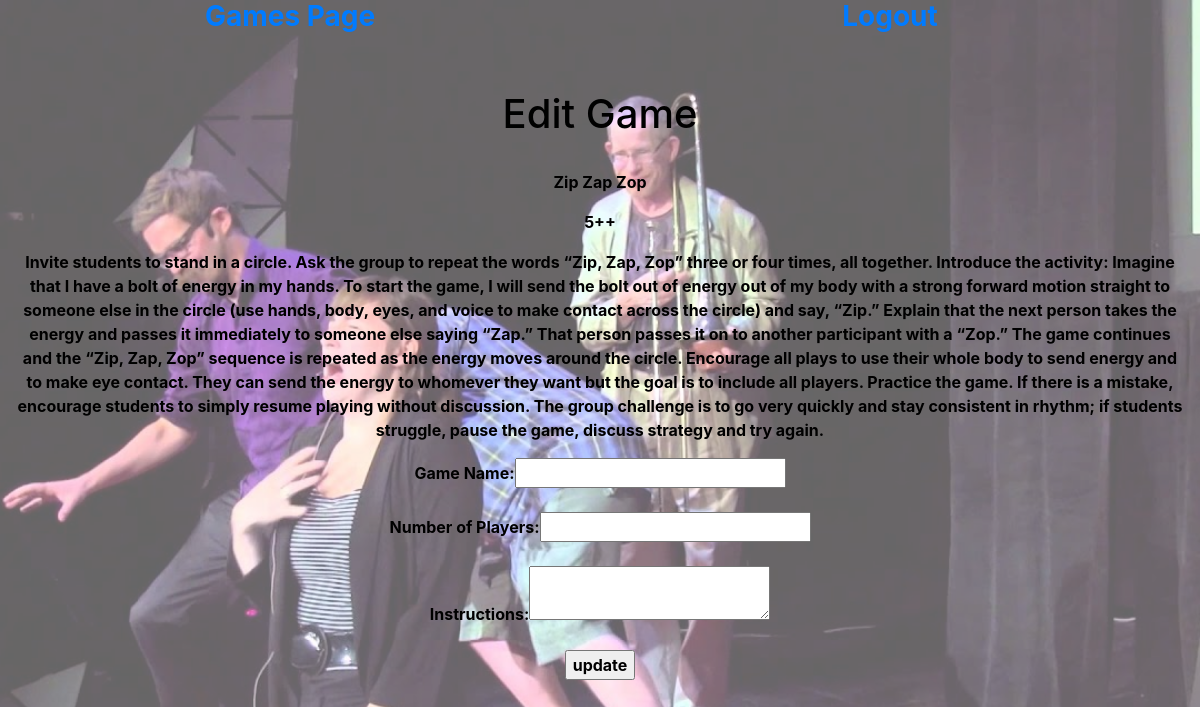
The page /games/15/edit on the database its author committed.
### games/models.py (models this page shows)
class Game(models.Model):
    game_name = models.TextField()
    number_of_players = models.TextField()
    instructions = models.TextField()
    creator = models.ForeignKey(User, related_name = 'games', on_delete = models.CASCADE)
    created_at = models.DateTimeField(auto_now_add = True)
    updated_at = models.DateTimeField(auto_now = True)
    objects = GameManager()

### games/views.py (the view)
# urls.py: path('<int:game_id>/edit', views.edit_game),
def edit_game(request, game_id):
    context = {
        'game': Game.objects.get(id = game_id)
    }
    return render(request, 'edit_game.html', context)

### games/templates/edit_game.html (shortened to what this page needs)
<!DOCTYPE html>
<html lang="en">
<head>
    {% load static %}
    <link rel="stylesheet" href="https://stackpath.bootstrapcdn.com/bootstrap/4.3.1/css/bootstrap.min.css"
>
    <link rel="stylesheet" href="{% static 'css/edit_game.css' %}">
    </head>
<body>
    <div class='container-fluid'>
        <div class='row'>
            <div class='col'>
                <h3><a href='/games'>Games Page</a></h3>
            </div>
            <div class='col'>
                <h3><a href='/logout'>Logout</a></h3>
            </div>
        </div><br><br>
        <div class='row'>
            <div class='col align-items-center'>
                <h1>Edit Game</h1><br>
                <p>{{game.game_name}}</p>
                <p>{{game.number_of_players}}</p>
                <p>{{game.instructions}}</p>
                <form action='/games/{{game.id}}/update' method='POST'>
                    Game Name:<input name='game_name' type='text'><br><br>
                    Number of Players:<input name='number_of_players' type='text'><br><br>
                    Instructions:<textarea name='instructions'></textarea><br><br>
                    <input type='submit' value='update'>
                </form>
            </div>
        </div>
    </div>
</body>
</html>

### games/static/css/edit_game.css (style rules this page uses)
* { color: rgb(0, 0, 0); text-align: center; text-decoration: none; font-weight: bold; }
body::after { content: ""; background-image:url('../img/edit.jpg'); background-repeat: no-repeat; background-position: center; background-size: cover; background-attachment: scroll; opacity: 0.6; top: 0; left: 0; bottom: 0; right: 0; position: fixed; z-index: -1; }
h3 { margin-right: 20px; }

### rows shown on the page
Game: game_name "Zip Zap Zop", number_of_players "5++", instructions "Invite students to stand in a circle. Ask the group to repeat the words “Zip, Zap, Zop” three or four times, all together. Introduce the activity: Imagine that I have a bolt of energy in my hands. To start the game, I will send the bolt out of energy out of my body with a strong forward motion straight to someone else in the circle (use hands, body, eyes, and voice to make contact across the circle) and say, “Zip.” Explain that the next person takes the energy and passes it immediately to someone else saying “Zap.” That person passes it on to another participant with a “Zop.” The game continues and the “Zip, Zap, Zop” sequence is repeated as the energy moves around the circle. Encourage all…"
